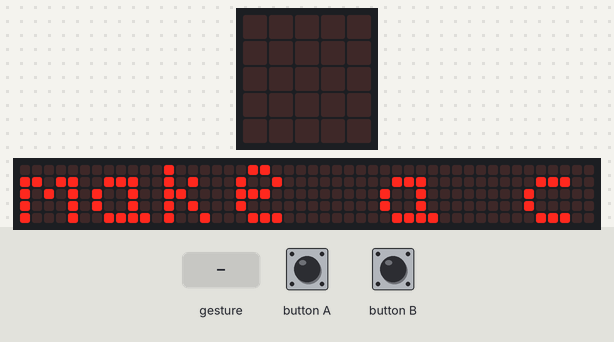
A program run on a simulated BBC micro:bit (MakeCode). Shown: the board's 5×5 LED display, a strip that is not on the board, showing the scrolling text unrolled. Inputs (shaded band) come from the test bench. A tilt is held for 1.5 s and a shake lasts 1 s, then the board lies face up again; the 48×5 strip is a reading aid, not a part: it shows the text the display is scrolling, unrolled, one strip-width of it at a time.

Above: at 9.5 s.
At 16.9 s:
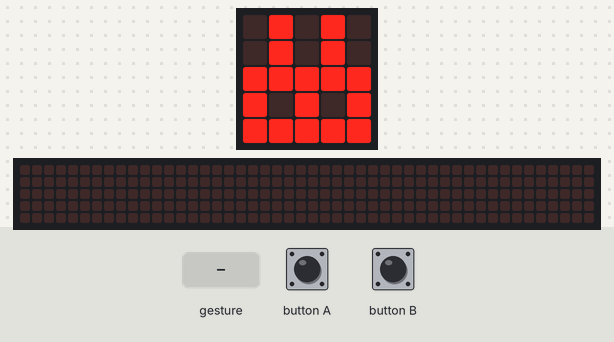
17.0 s: button A pressed for 0.15 s
At 17.22 s:
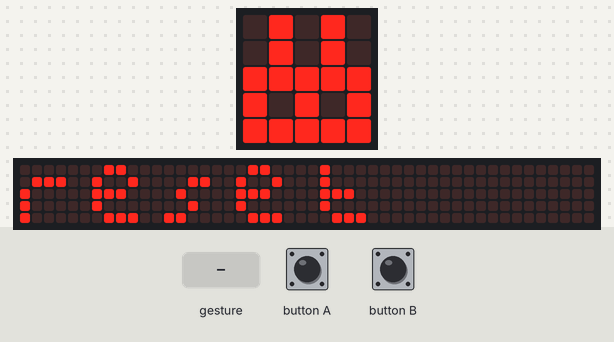
17.7 s: gesture 'shake'
20.7 s: button B pressed for 0.15 s
21.4 s: button A pressed for 0.15 s
At 22.77 s:
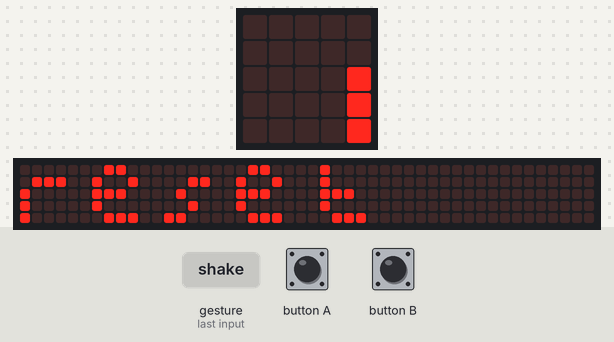

The program:

main.ts
```typescript
input.onButtonPressed(Button.A, function () {
    steps = 0
    basic.showString("reset")
})
input.onGesture(Gesture.Shake, function () {
    steps += 1
    basic.showNumber(steps)
    basic.showLeds(`
        . . . . .
        . . . . .
        . . . . .
        . . . . .
        . . . . .
        `)
})
input.onButtonPressed(Button.B, function () {
    basic.showNumber(0.7 * steps)
})
let steps = 0
steps = 0
basic.showString("start")
basic.showString("make a cat")
basic.showLeds(`
    . # . # .
    . # . # .
    # # # # #
    # . # . #
    # # # # #
    `)
```

test.ts
```typescript
// 테스트는 여기로 이동합니다; 이 패키지가 확장으로 사용될 때 컴파일되지 않을 것 입니다.
```

Measured:
- after the input at 17.0 s, the display: changes after 0.15 s (image 2)
- what the display in image 0 shows lasts 0.6 s, from 9.5 s to 10.1 s
